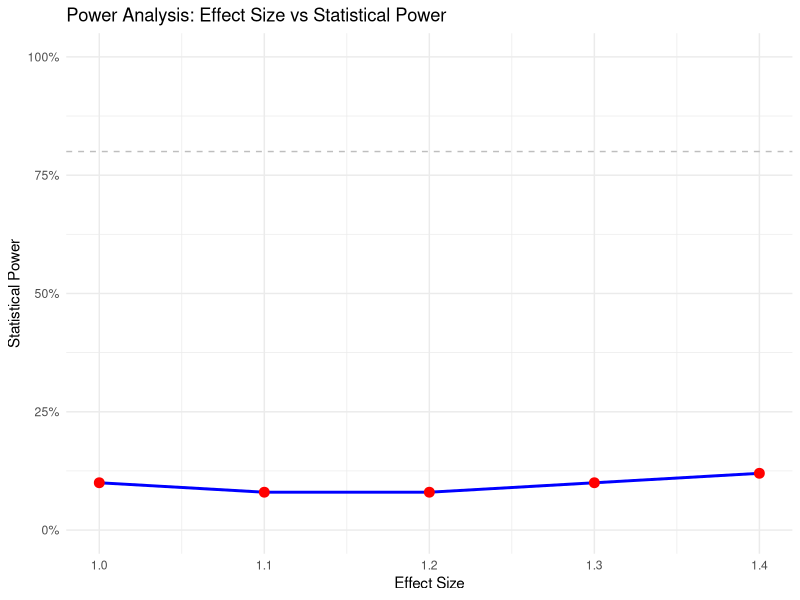

Recreate this plot in R.
# Interactive R script - run this in RStudio or R console
library(ggplot2)
library(readr)

# Read data
power_data <- read_csv("power_results.csv")

# Create plot
p <- ggplot(power_data, aes(x = effect_size, y = power)) +
  geom_line(color = "blue", linewidth = 1) +
  geom_point(color = "red", size = 3) +
  geom_hline(yintercept = 0.8, linetype = "dashed", color = "gray") +
  labs(
    x = "Effect Size",
    y = "Statistical Power",
    title = "Power Analysis: Effect Size vs Statistical Power"
  ) +
  theme_minimal() +
  scale_y_continuous(limits = c(0, 1), labels = scales::percent)

# Display plot (will show in RStudio Plots pane or R graphics device)
p